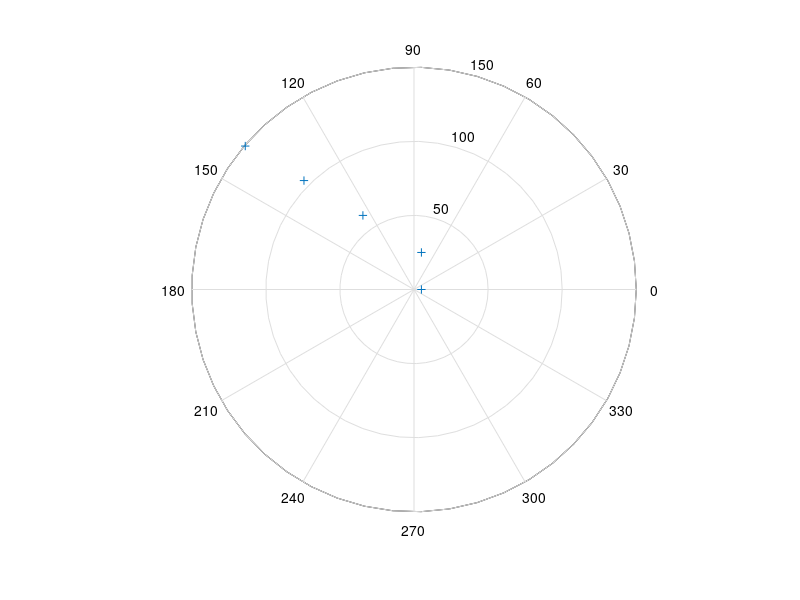
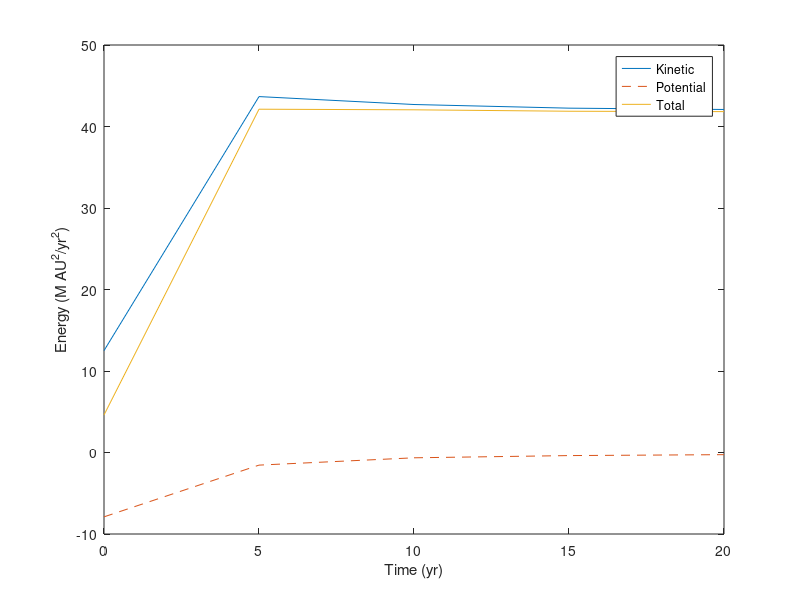

MATLAB code to generate these figures, in order:
% Orbit - Program to compute the orbit of a comet
clear; 
%* Set initial position and velocity of the comet
r0 = input('Enter initial radial distance (AU): ');
v0 = input('Enter initial tangential velocity (AU/yr): ');
r = [r0 0]; v = [0 v0];
state = [r(1) r(2) v(1) v(2)];

%* Set physical parameters (mass, G*M)
GM = 4*pi^2;        %grav const.
mass = 1.;          %mass of comet
adaptErr = 1.e-3;   %Error parameter used by adaptive Runge-Kutta 
time = 0;

%* Loop over desired number of steps using specified numerical method
nStep = input('Enter number of steps: ');
tau = input('Enter time step (yr): ');
NumericalMethod = menu('Choose a numerical method:', ...
    'Euler', 'Euler-Cromer', 'Runge-Kutta', 'Adaptive R-K');
for iStep = 1:nStep
    %* Record postion and energy for plotting
    rplot(iStep) = norm(r);             %record position for polar plot
    thplot(iStep) = atan2(r(2),r(1));   
    tplot(iStep) = time;
    kinetic(iStep) = 0.5*mass*norm(v)^2; %record energies
    potential(iStep) = -GM*mass/norm(r);
    
    %* calculate new position and velocity using desired method
    if (NumericalMethod == 1)
        accel = -GM*r/norm(r)^3;
        r = r + tau*v;                  %Euler Step
        v = v + tau*accel;
        time = time + tau;
    elseif (NumericalMethod == 2)
        accel = GM*r.norm(r)^3;
        v = v + tau*accel;
        r = r + tau*v;                  %Euler-Cromer Step
        time = time + tau;
    elseif (NumericalMethod == 3)
        state = rk4(state,time,tau,'gravkr',GM);
        r = [state(1) state(2)];        %4th order R-K
        v = [state(3) state(4)];
        time = time + tau;
    else
        [state time tau] = rka(state, time, tau, adaptErr,'gravrk',GM);
        r = [state(1) state(2)];        %adaptive R-K
        v = [state(3) state(4)];
    end
end
%* Graph the trajectory of the comet
figure(1); clf;
polar(thplot,rplot,'+');
xlabel('Distance (AU)'); grid;
pause(1)

%* Graph Energy vs time
figure(2); clf;
totalE = kinetic + potential;
plot(tplot,kinetic,'-', tplot, potential, '--', tplot,totalE,'-')
legend('Kinetic', 'Potential', 'Total')
xlabel('Time (yr)'); ylabel('Energy (M AU^2/yr^2)');